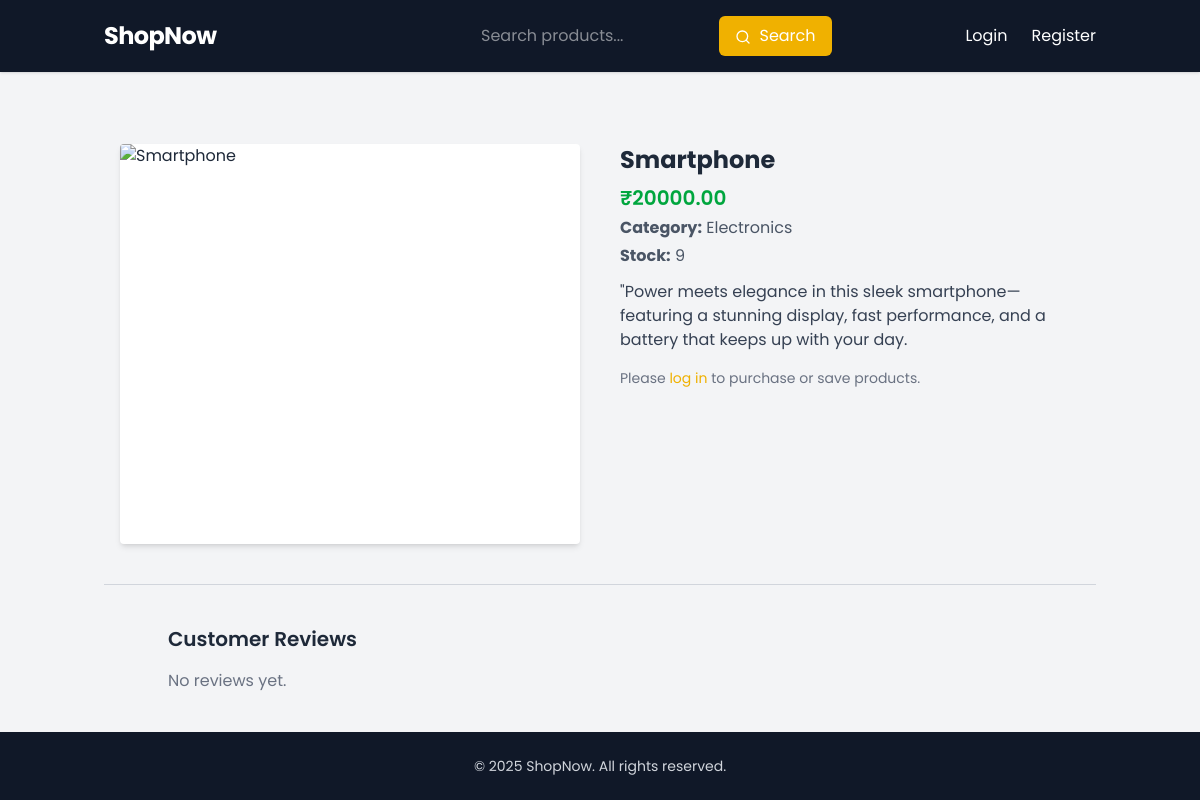
Page /product/6 on the earlier database version.
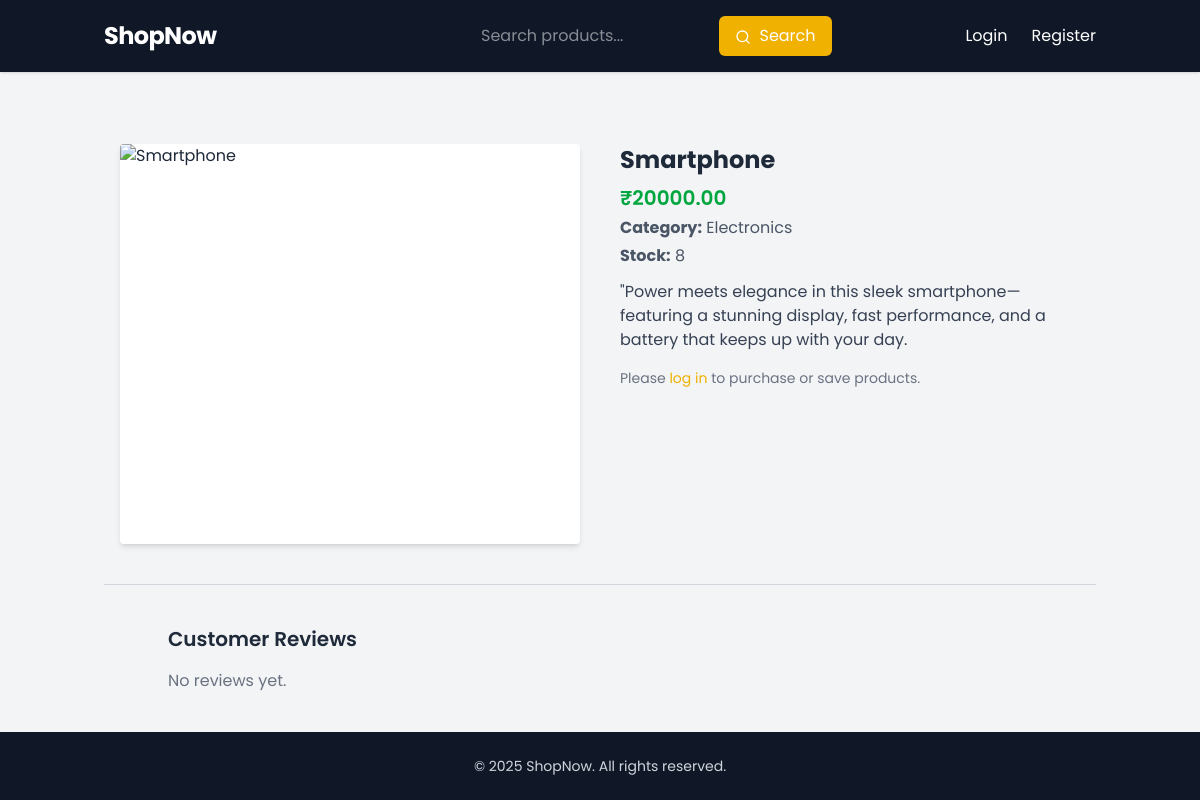
Same page on the later database version.
### app/models.py (models this page shows)
class Product(db.Model):
    id = db.Column(db.Integer, primary_key=True)
    name = db.Column(db.String(120), nullable=False)
    description = db.Column(db.Text)
    price = db.Column(db.Float, nullable=False)
    image_url = db.Column(db.String(300))
    category = db.Column(db.String(100))
    stock = db.Column(db.Integer, default=10)
    featured = db.Column(db.Boolean, default=False)  # ✅ New field
    reviews = db.relationship("Review", backref="product", cascade="all, delete-orphan")
    wishlist_items = db.relationship(
        "WishlistItem", backref="product", cascade="all, delete-orphan"
    )
    order_items = db.relationship(
        "OrderItem", backref="product", cascade="all, delete-orphan"
    )

### app/routes.py (the view, shortened to what this page needs)
@main_bp.route("/product/<int:product_id>", methods=["GET", "POST"])
def product_detail(product_id):
    product = Product.query.get_or_404(product_id)
    review_form = ReviewForm()
    return render_template("product.html", product=product, review_form=review_form)

### app/forms.py
class ReviewForm(FlaskForm):
    rating = SelectField(
        "Rating",
        choices=[(str(i), f"{i} Stars") for i in range(1, 6)],
        validators=[DataRequired()]
    )
    content = TextAreaField("Comment", validators=[DataRequired(), Length(max=1000)])
    submit = SubmitField("Submit Review")

### app/context_processors.py (called while the page is built)
def inject_current_year():
    return {'current_year': datetime.now().year}

### app/routes.py (called while the page is built)
@main_bp.before_app_request
def load_cart_count():
    if current_user.is_authenticated:
        cart_items = CartItem.query.filter_by(user_id=current_user.id).all()
        g.cart_count = sum(item.quantity for item in cart_items)
    else:
        g.cart_count = 0

### app/templates/product.html (shortened to what this page needs)
{% extends "base.html" %}  {% block content %}
<div
  class="max-w-6xl mx-auto mt-10 px-4 grid grid-cols-1 md:grid-cols-2 gap-10"
>
  <div>
    {% if product.image_url %}
    <img
      src="{{ product.image_url }}"
      alt="{{ product.name }}"
      class="w-full h-[400px] object-contain rounded shadow-md bg-white"
      loading="lazy"
    />
    {% else %}
    <div
      class="w-full h-[300px] flex items-center justify-center bg-gray-100 text-gray-500 rounded shadow"
    >
      No Image Available
    </div>
    {% endif %}
  </div>
  <div>
    <h1 class="text-2xl font-bold text-gray-800 mb-2">{{ product.name }}</h1>
    <p class="text-green-600 text-xl font-semibold mb-1">
      ₹{{ "%.2f"|format(product.price) }}
    </p>
    {% if product.category %}
    <p class="mb-1 text-gray-600">
      <strong>Category:</strong> {{ product.category }}
    </p>
    {% endif %}
    <p class="mb-1 text-gray-600">
      <strong>Stock:</strong> {{ product.stock }}
    </p>
    <p class="mt-3 text-gray-700">{{ product.description }}</p>
    {% if current_user.is_authenticated %}
    <div class="mt-6 flex flex-wrap gap-3">
      <a
        href="{{ url_for('main_bp.add_to_cart', product_id=product.id) }}"
        class="bg-yellow-500 hover:bg-yellow-600 text-white px-5 py-2 rounded-md font-medium transition flex items-center gap-2"
      >
        <i class="bi bi-cart-plus"></i> Add to Cart
      </a>
      <a
        href="{{ url_for('main_bp.add_to_wishlist', product_id=product.id) }}"
        class="border border-gray-300 text-gray-700 hover:text-red-500 px-5 py-2 rounded-md transition flex items-center gap-2"
      >
        <i class="bi bi-heart"></i> Add to Wishlist
      </a>
    </div>
    {% else %}
    <p class="text-sm text-gray-500 mt-4">
      Please
      <a
        href="{{ url_for('main_bp.login') }}"
        class="text-yellow-500 hover:underline"
        >log in</a
      >
      to purchase or save products.
    </p>
    {% endif %}
  </div>
</div>
<hr class="my-10 max-w-6xl mx-auto border-gray-300" />
<div class="max-w-4xl mx-auto px-4">
  <h2 class="text-xl font-semibold text-gray-800 mb-4">Customer Reviews</h2>
  {% if product.reviews %}
  <div class="space-y-4">
    {% for review in product.reviews %}
    <div class="bg-white p-4 rounded-md shadow-sm">
      <div class="flex items-center justify-between mb-1">
        <h6 class="font-medium text-gray-700">{{ review.user.email }}</h6>
        <span class="text-sm text-yellow-500 font-medium"
          >Rating: {{ review.rating }}/5</span
        >
      </div>
      <p class="text-gray-700 mb-1">{{ review.comment }}</p>
      <p class="text-xs text-gray-400">
        {{ review.timestamp.strftime('%b %d, %Y') }}
      </p>
    </div>
    {% endfor %}
  </div>
  {% else %}
  <p class="text-gray-500">No reviews yet.</p>
  {% endif %}
</div>
 {% endblock %}

Differences in the rows shown:
changed Product "Smartphone": stock "9" → "8"
